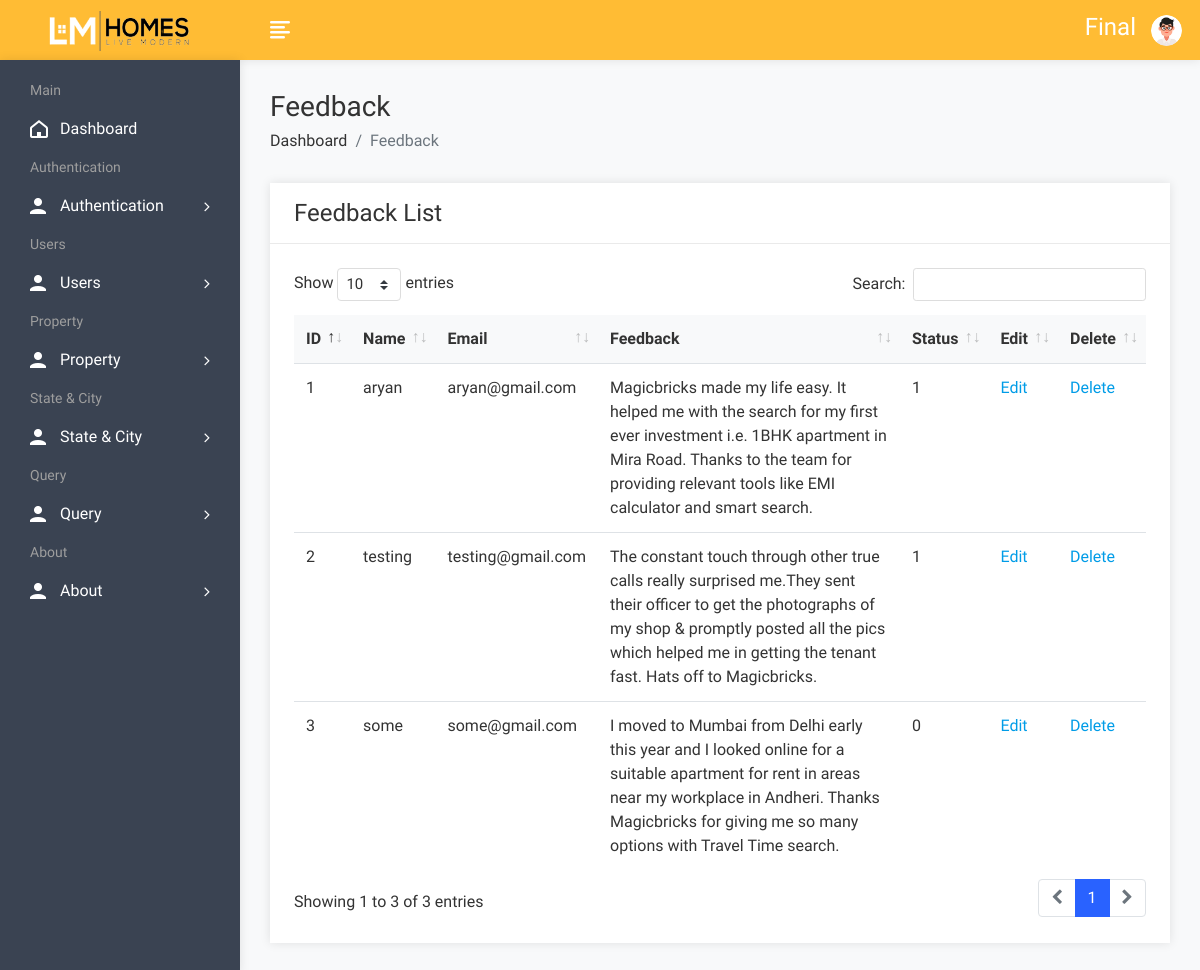
Page /admin/feedbackview.php (signed in) on the committed database.
### tables this page shows
CREATE TABLE `feedback` (
  `fid` int(50) NOT NULL,
  `uid` int(50) NOT NULL,
  `fdescription` varchar(300) NOT NULL,
  `status` int(1) NOT NULL,
  `date` date NOT NULL DEFAULT current_timestamp()
);

CREATE TABLE `user` (
  `uid` int(50) NOT NULL,
  `uname` varchar(100) NOT NULL,
  `uemail` varchar(100) NOT NULL,
  `uphone` varchar(20) NOT NULL,
  `upass` varchar(50) NOT NULL,
  `utype` varchar(50) NOT NULL,
  `uimage` varchar(300) NOT NULL
);

### admin/feedbackview.php (the view, shortened to what this page needs)
<!DOCTYPE html>
<html lang="en">
<head>
        <link rel="stylesheet" href="assets/css/bootstrap.min.css">
        <link rel="stylesheet" href="assets/css/font-awesome.min.css">
        <link rel="stylesheet" href="assets/css/feathericon.min.css">
		<link rel="stylesheet" href="assets/plugins/datatables/dataTables.bootstrap4.min.css">
		<link rel="stylesheet" href="assets/plugins/datatables/responsive.bootstrap4.min.css">
		<link rel="stylesheet" href="assets/plugins/datatables/select.bootstrap4.min.css">
		<link rel="stylesheet" href="assets/plugins/datatables/buttons.bootstrap4.min.css">
        <link rel="stylesheet" href="assets/css/style.css">
    </head>
    <body>
				<?php include("header.php"); ?>
            <div class="page-wrapper">
                <div class="content container-fluid">
					<div class="page-header">
						<div class="row">
							<div class="col">
								<h3 class="page-title">Feedback</h3>
								<ul class="breadcrumb">
									<li class="breadcrumb-item"><a href="dashboard.php">Dashboard</a></li>
									<li class="breadcrumb-item active">Feedback</li>
								</ul>
							</div>
						</div>
					</div>
					<div class="row">
						<div class="col-sm-12">
							<div class="card">
								<div class="card-header">
									<h4 class="card-title">Feedback List</h4>
								</div>
								<div class="card-body">
									<table id="basic-datatable" class="table">
                                            <thead>
                                                <tr>
                                                    <th>ID</th>
                                                    <th>Name</th>
                                                    <th>Email</th>
                                                    <th>Feedback</th>
													<th>Status</th>
                                                    <th>Edit</th>
                                                    <th>Delete</th>
                                                </tr>
                                            </thead>
                                            <tbody>
											<?php
												$query=mysqli_query($con,"select feedback.*, user.* from feedback,user where feedback.uid=user.uid");
												$cnt=1;
												while($row=mysqli_fetch_array($query))
													{
											?>
                                                <tr>
                                                    <td><?php echo $cnt; ?></td>
                                                    <td><?php echo $row['uname']; ?></td>
                                                    <td><?php echo $row['uemail']; ?></td>
                                                    <td><?php echo $row['2']; ?></td>
                                                    <td><?php echo $row['3']; ?></td>
													<td><a href="feedbackedit.php?id=<?php echo $row['0']; ?>">Edit</a></td>
                                                    <td><a href="feedbackdelete.php?id=<?php echo $row['0']; ?>">Delete</a></td>
                                                </tr>
                                                <?php
												$cnt=$cnt+1;
												}
												?>
                                            </tbody>
                                        </table>
								</div>
							</div>
						</div>
					</div>
				</div>
			</div>
    </body>
</html>

### rows in the picture
feedback: uid.uname "aryan", uid.uemail "aryan@gmail.com", fdescription "Magicbricks made my life easy. It helped me with the search for my first ever investment i.e. 1BHK apartment in Mira Road. Thanks to the team for providing relevant tools like EMI calculator and smart search.", status "1"
feedback: uid.uname "testing", uid.uemail "testing@gmail.com", fdescription "The constant touch through other true calls really surprised me.They sent their officer to get the photographs of my shop & promptly posted all the pics which helped me in getting the tenant fast. Hats off to Magicbricks.", status "1"
feedback: uid.uname "some", uid.uemail "some@gmail.com", fdescription "I moved to Mumbai from Delhi early this year and I looked online for a suitable apartment for rent in areas near my workplace in Andheri. Thanks Magicbricks for giving me so many options with Travel Time search.", status "0"

### other values in the picture
$_SESSION['auser'] "Final"
